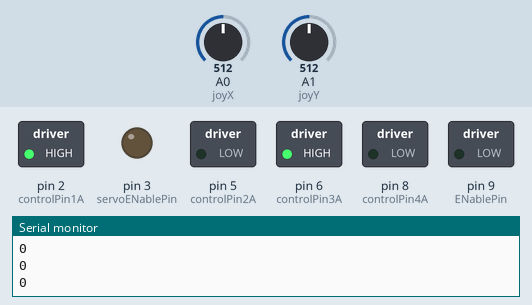
Simulated run of this sketch. Board: Arduino Uno, built with avr-gcc and run on an emulated ATmega328P. On the bench: switched loads named in the sketch (green lamp = pin HIGH), output pins drawn as LEDs (lit = HIGH), the last lines printed to the serial monitor. The test bench sets the inputs (shaded band); at power-on: A0 (joyX) = 512, A1 (joyY) = 512.

Above: at 1.2 s.
1.3 s: A0 (joyX) set to 529
At 1.9 s:
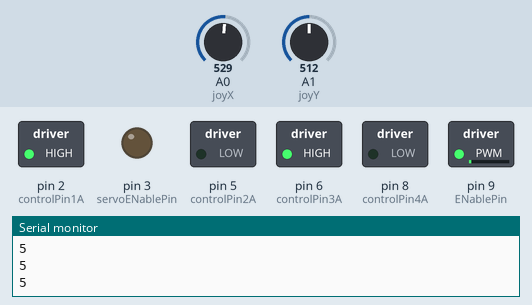
2.8 s: A0 (joyX) set to 490
At 3.2 s:
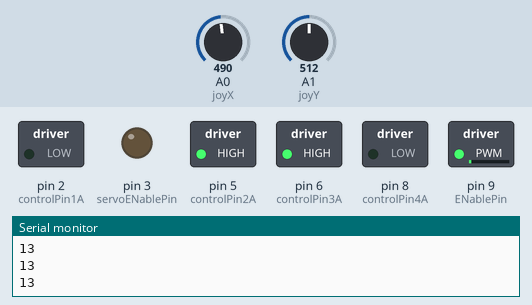
4.3 s: A0 (joyX) set to 306
At 4.6 s:
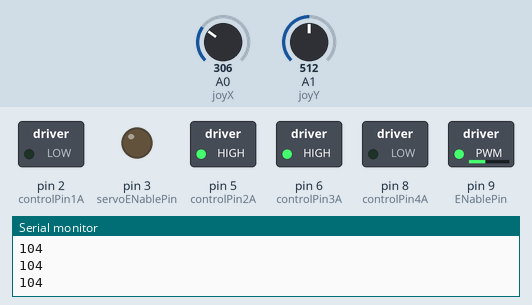
5.8 s: A0 (joyX) set to 122
At 7.0 s:
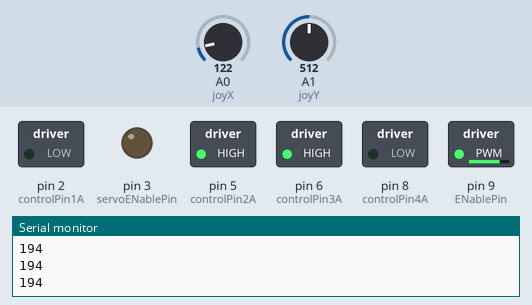
7.3 s: A0 (joyX) set to 716
At 8.5 s:
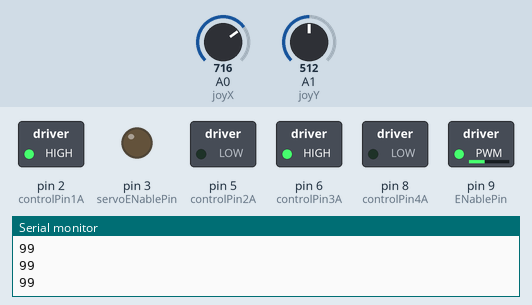
8.8 s: A0 (joyX) set to 900
At 10.0 s:
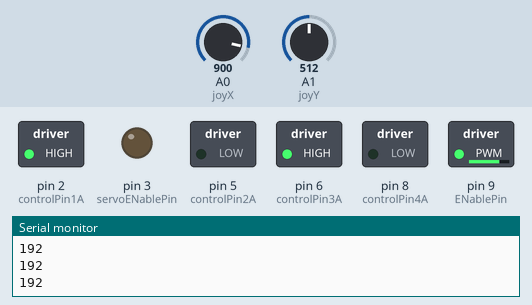
Timing chart, 0 to 11.3 s (numbered marks = the images above; inputs shaded):
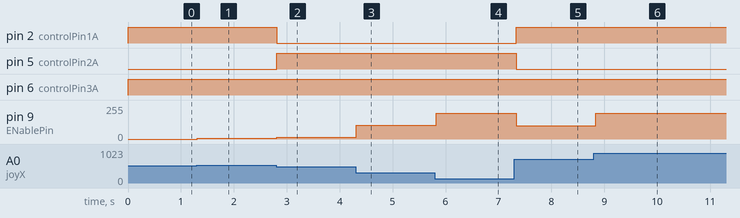

The sketch:

LegoControl.ino
```cpp
/*
 Lego Powerfunctions car model controlled over bluetooth
 Arduino Uno controls motors and servo
 Remote controlled with android app developed with MIT App Inventor 2

 Circuit:
 * Serial communication   (uses Uno pin 0,1)    Bluetooth-module is attached (has to be detached when loading program over USB)
 * L293D with motor       (uses Uno digital pins 2,5,9)
 * L293D with servo       (uses Uno digital pins 6,8,3)


*/

// Used libraries:
#include <SPI.h>                             // Serial Peripheral Interface Library
#include <String.h>                          // contains function strtok: split string into tokens


// Serial buffer size: calculate based on max input size expected for one command over bluetooth serial interface
#define INPUT_SIZE 30

// Motor control digital output pins defined as global constants (4 wheel drive with 2 Lego motors):
const int controlPin1A = 2;                  // L293D driver input 1A on pin no 2  http://www.ti.com/lit/ds/symlink/l293.pdf connected to Arduino digital output pin 2
const int controlPin2A = 5;                  // L293D driver input 2A on pin no 7 connected to Arduino digital output pin 5
const int ENablePin = 9;                     // L293D ENable(1,2) input on pin no 1 connected to Arduino digital output pin 9
// Servo control digital output pins defined as global constants (Servo steering with 1 Lego servo):
const int controlPin3A = 6;                  // L293D driver input 3A on pin no 10 connected to Arduino digital output pin 6
const int controlPin4A = 8;                  // L293D driver input 4A on pin no 15 connected to Arduino digital output pin 8
const int servoENablePin = 3;                // L293D ENable(3,4) input on pin no 9 connected to Arduino digital output pin 3
// Motor control global variables:
int motorSpeed = 0;                          // Motor speed 0..255
int motorDirection = 1;                      // Forward (1) or reverse (0)
// Servo control global variables:
int steering = 0;                            // Servo position 0..255
int steeringDirection = 0;                   // Left (0) and Right (1)

int joyX = A0;
int joyY = A1;


void setup()
{
   Serial.begin(9600);                       // initialize serial communication
   Serial.setTimeout(1000);                  // 1000 ms time out
   // Declare digital output pins:
   pinMode(controlPin1A, OUTPUT);      // 1A
   pinMode(controlPin2A, OUTPUT);      // 2A
   pinMode(ENablePin, OUTPUT);         // EN1,2
   pinMode(controlPin3A, OUTPUT);      // 3A
   pinMode(controlPin4A, OUTPUT);      // 4A
   pinMode(servoENablePin, OUTPUT);    // EN3,4
   digitalWrite(ENablePin, LOW);       // motor off
   digitalWrite(servoENablePin, LOW);  // steering centered
}


void loop()
{
  /*
   // Get next command from serial bluetooth (add 1 byte for final 0)
   char input[INPUT_SIZE + 1];                  // array of type char (C-string) with null-termination (https://www.arduino.cc/en/Reference/String)
   byte size = Serial.readBytesUntil('\n', input, INPUT_SIZE);   //read Serial until new line or buffer full or time out
   // Add the final 0 to end the C-string
   input[size] = 0;

   // Read command which is a C-string of the form:  "RC,RCsteering,RCspeed,\n\0"  (ends with a new line character and a null)
   char* command = strtok(input, ",");          // ignore command for now (RC for Remote Control is the only command sent by the app for the time being)
   char* RCsteering = strtok(NULL, ",");        // next comes RCsteering which is in the Range: -100 (left).. 0 .. 100 (right)
   char* RCspeed = strtok(NULL, ",");           // next comes RCspeed which is in the Range: -100 (full speed reverse).. 0 .. 100 (full speed forward)
   int iRCsteering = atoi(RCsteering);          // convert string RCsteering into integer iRCsteering
   int iRCspeed = atoi(RCspeed);                // convert string RCspeed into integer iRCspeed

   // Set motor and servo control variables
   if (iRCsteering > 0) steeringDirection = 1;   // turn right if iRCsteering = 1..100
   else steeringDirection = 0;                   // turn left  if iRCsteering = -100..0
   steering = int(2.55*abs(iRCsteering));        // Servo position 0..255 based on command 0..100
   if (iRCspeed > 0) motorDirection = 1;         // Set car in forward if iRCspeed = 1..100
   else motorDirection = 0;                      // Set car in reverse if iRCspeed = -100..0
   motorSpeed = int(2.55*abs(iRCspeed));         // Set speed 0..255 based on command 0..100
   */

// put your main code here, to run repeatedly:
  int xValue = analogRead(joyX);
  int yValue = analogRead(joyY);

  //print the values with to plot or view
  //Serial.print(xValue);
  //Serial.print("\t");
  //Serial.println(yValue);

  //0,500 is negative, getting slower
  //501-520 is stop
  //520-1023 is postive getting faster

  if (xValue > 500 && xValue <520)
  {
    motorSpeed = 0;
  }
  else if (xValue > 519) {
   motorSpeed = map(xValue,519,1023,0,255);
   motorDirection = 1;
  } else if (xValue < 500)
  {
    motorSpeed = map(xValue,518,0,0,255);
    motorDirection = 0;
  }
  Serial.println(motorSpeed);
  SetMotorControl();
  delay(100);
   /*
   Serial.println("Forward 126");
   motorDirection = 1;
   motorSpeed = 126;
   SetMotorControl();                            // adjust motor direction and speed
   delay(2000);

   motorSpeed = 0;
   SetMotorControl();
   delay(3000);

   Serial.println("Back 64");
   //digitalWrite(ENablePin, LOW);       // motor off
   motorDirection = 0;
   motorSpeed = 64;
   SetMotorControl();
   delay(2000);
   */
}


void SetMotorControl()
/*
L293 logic:    EN1,2   1A    2A
               H       H     L    Motor turns left  (Forward; motorDirection == 1)
               H       L     H    Motor turns right (Reverse; motorDirection == 0)

               EN3,4   3A    4A
               H       H     L    Servo turns left  (steeringDirection == 0)
               H       L     H    Servo turns right (steeringDirection == 1)

Motor speed:   PWM signal on EN1,2 (490 Hz; digital output value 0..255 for motorSpeed)
Servo position:PWM signal on EN3,4 (490 Hz; digital output value 0..255 for position; 0 is straight ahead)
*/
{
  if (motorDirection == 1)               //Forward
    {
       digitalWrite(controlPin1A, HIGH);
       digitalWrite(controlPin2A, LOW);
    }
  else                                   //Reverse
    {
       digitalWrite(controlPin1A, LOW);
       digitalWrite(controlPin2A, HIGH);
    }
  analogWrite(ENablePin, motorSpeed);    //Speed

  if (steeringDirection == 0)            //Left
    {
       digitalWrite(controlPin3A, HIGH);
       digitalWrite(controlPin4A, LOW);
    }
  else                                   //Right
    {
       digitalWrite(controlPin3A, LOW);
       digitalWrite(controlPin4A, HIGH);
    }
  analogWrite(servoENablePin, steering); //Servo position

}
```

Measured:
- after the input at 1.3 s, pin 9 (ENablePin): 0/255 → 5/255 at once
- after the input at 2.8 s, pin 2 (controlPin1A): HIGH → LOW at once; pin 5 (controlPin2A): LOW → HIGH at once; pin 9 (ENablePin): 5/255 → 13/255 at once
- after the input at 4.3 s, pin 9 (ENablePin): 13/255 → 104/255 at once
- after the input at 5.8 s, pin 9 (ENablePin): 104/255 → 194/255 at once
- after the input at 7.3 s, pin 2 (controlPin1A): LOW → HIGH at once; pin 5 (controlPin2A): HIGH → LOW at once; pin 9 (ENablePin): 194/255 → 99/255 at once
- after the input at 8.8 s, pin 9 (ENablePin): 99/255 → 192/255 at once
